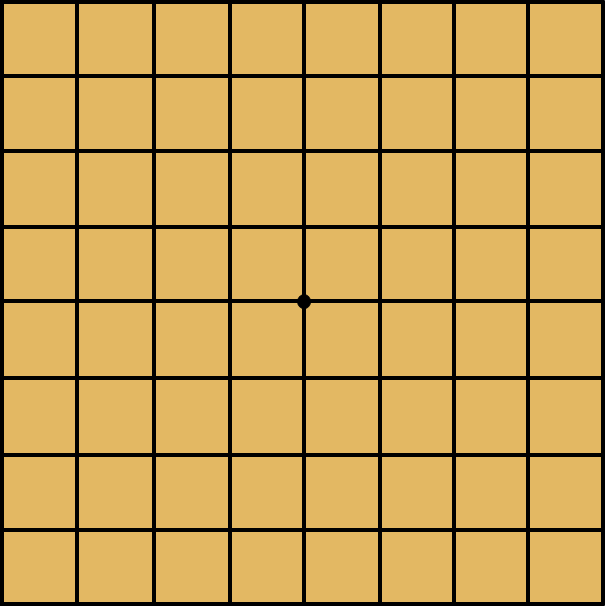
#> input picture MyProject/TeachingAI/오목AI/오목판.png, 607 x 607 px, found by its file name
$ python Omok_Simulator.py
#> lines starting #> are read from the running program, lines starting #| are printed output that depends on the picture
from PIL import Image
import matplotlib.pyplot as plt
import numpy as np

# 오목판, 돌 이미지 가져오기
path = 'C:\\Users\\thsdb\\AppData\\Local\\Programs\\Python\\Python39\\MyProject\\오목AI\\'

board_img = np.array(Image.open(path+'오목판.png')) # (594, 608, 4)
#> board_img is the input picture: shape (607, 607, 4); mean R, G, B, A 201, 163.2, 88.4, 255
b_ball = np.array(Image.open(path+'흑돌.png'))# 일단은 흑돌로 -> 백돌도 따로 구분해서 하는 코드 추가해야함
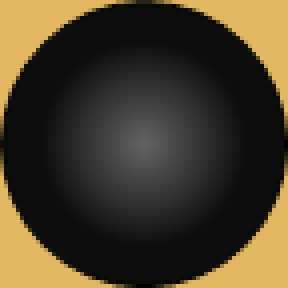
#> input picture MyProject/TeachingAI/오목AI/흑돌.png, 72 x 72 px, found by its file name (shown 4 times larger)
#> b_ball is the input picture: shape (72, 72, 4); mean R, G, B, A 71.4, 61.8, 43, 255
w_ball = np.array(Image.open(path+'백돌.png'))
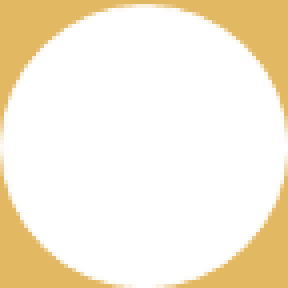
#> input picture MyProject/TeachingAI/오목AI/백돌.png, 72 x 72 px, found by its file name (shown 4 times larger)
#> w_ball is the input picture: shape (72, 72, 4); mean R, G, B, A 248.5, 238.5, 218.7, 255

class Omok_Simoulator:
    # 이미지를 그린후 반영
    # [57 lines left out: functions game_visualize, game_rule, not called in this run]

# 게임 판 크기 7x7
size_of_board = 7
board_array = np.zeros([size_of_board, size_of_board])

max_turn = size_of_board * size_of_board # 최대 라운드?

Omok_S = Omok_Simoulator()

for i in range(4): # 0 ~ 48

    if i%2 ==0: # 흑돌이 돌을 둠
#> (the run stopped early here; a loop or call above may not have finished)
